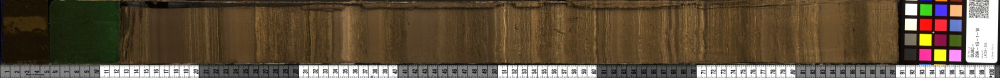
#> input picture grain_size_core/data/GUAC_29A_core.jpg, 2000 x 156 px (shown at 1/2 size)
$ python -i lachua_xrf_clr_core_photo.py   (imports and definitions only)
#> lines starting #> are read from the running program, lines starting #| are printed output that depends on the picture
# =============================================================================
# Lachua (GUAC-29A, GUAC-24A) - core photo + mean grain size + clr of every
# XRF element + carbon and nitrogen (29A)
#
# INPUT FILES (nothing is typed into this code):
#   1. GUAC-29A-1G-1_RepoOG.xlsx            XRF counts, 29A
#   2. GUAC-24A-1G-1_RepoOG.xlsx            XRF counts, 24A
#   3. GUAC_29A_..._FolkWard_Stats.csv      grain-size statistics, 29A
#   4. GUAC_24A_..._FolkWard_Stats_1.csv    grain-size statistics, 24A
#   5. Obrist_Lachua_July_2026_All_results.xlsx
#                                           carbon + nitrogen (29A samples)
#   6. Lachua_Graine_Siza_Samples_N_Events_with_Ages.xlsx
#                                           event depths, ages, uncertainties
#   7. Lachua_Varve_counts.xlsx             top and bottom depth of each core
#   8. core photo of 29A (.jpg / .png / .tif), with its ruler, as scanned
#   9. core photo of 24A
#
# OUTPUT, for each core (photo | grain size | 10 clr | carbon, if the core has
# carbon data), in two line styles x two backgrounds:
#   <core>_V7_continuous_events : one line through all samples, event bands
#   <core>_V7_continuous_lines  : one line through all samples
#   <core>_V7_gaps_events       : lines stop where samples are missing, bands
#   <core>_V7_gaps_lines        : lines stop where samples are missing
#   <core>_photo_check          : the photo with the depth lines the code uses
#   saved as 300 dpi PNG + vector PDF
#
# THE RULES
#   * a dot at every sample (XRF every 5 mm; grain size and carbon as sampled)
#   * 'continuous': ONE line per panel from the first to the last sample
#     'gaps'      : the line stops where a sample is missing (spacing more
#                   than GAP_FACTOR x the usual spacing), so no line crosses
#                   unsampled core
#   * clr over the same 10 elements as the event figures
#   * C/N is the ATOMIC ratio: (TOC / 12.011) / (N / 14.007)   (Meyers 1994)
#   * depth axis of each core: first -> last 'Depth (in core)' in the varve file
#   * ONE common depth scale, same panel widths, same x ranges in both cores,
#     24 pt text
#
# THE STEPS (each is one function below, in this order):
#   STEP 1  event file                  -> read_events()
#   STEP 2  varve file: depth range     -> read_core_range()
#   STEP 3  XRF: clr                    -> read_xrf()
#   STEP 4  grain size                  -> read_grain_size()
#   STEP 5  carbon + nitrogen           -> read_carbon()
#   STEP 6  core photo                  -> read_photo()
#   STEP 7  draw the figure             -> draw_core()
#   STEP 8  check the drawn figure      -> check_figure()   (stops on any error)
#
# References
#   clr       : Bertrand et al. (2024) Earth-Sci. Rev. 249, 104639, Eqs. 1-2
#   grain size: Folk & Ward (1957) J. Sediment. Petrol. 27, 3-26 (mean, phi)
#   C/N       : Meyers (1994) Chem. Geol. 114, 289-302
# =============================================================================
import os, re, glob
import numpy as np
import pandas as pd
import matplotlib
import matplotlib.pyplot as plt
from matplotlib.ticker import MaxNLocator, MultipleLocator, AutoMinorLocator
from PIL import Image

Image.MAX_IMAGE_PIXELS = None    # core photos are often very tall scans

# =============================================================================
# SETTINGS - the only lines you should need to change
# =============================================================================
DATA_DIR = '/content'            # where the input files are (Colab default)
OUT_DIR  = '/content/figures'    # where the figures are written

# Each file is found by WORDS in its name (case, '-', '_', spaces ignored).
# A LIST OF WORD LISTS means: the first one that matches a file is used.
FILE_WORDS = {
    'events':   ['Events', 'Ages'],
    'varves':   ['Varve', 'counts'],
    'carbon':   ['Obrist', 'results'],
    'GUAC-29A': dict(xrf=['29A', 'RepoOG'],
                     gs=[['29A', 'FolkWard'], ['29A', 'grain', 'size']]),
    'GUAC-24A': dict(xrf=['24A', 'RepoOG'],
                     gs=[['24A', 'FolkWard'], ['24A', 'grain', 'size']]),
}
CORE_IDS = {'GUAC-29A': 'GUAC-29A-1G-1',      # core names as written in the
            'GUAC-24A': 'GUAC-24A-1G-1'}      # varve and carbon files

# ---- CORE PHOTOS -------------------------------------------------------------
# words    finds the photo file by name.
# rotate   'auto' : a photo wider than tall is turned upright so that its LEFT
#                   end becomes the top (your 29A photo: core top on the left)
#          'none' : use the photo as it is
#          'left_top' / 'right_top' : turn it, with that end at the top
# first_cm, last_cm : ruler depth (cm) at the photo's first and last pixel
#          along the core (after turning). Measured on your photos from the
#          ruler's white/grey 10 cm blocks (10, 20 ... 100 cm), with a straight
#          line fitted through all ten block edges:
#            29A: 19.90 px per cm, worst misfit 0.04 cm -> 0.00 to 100.52 cm
#            24A: 18.95 px per cm, worst misfit 0.05 cm -> 0.00 to 105.54 cm
#          These depths are fractions of the photo length, so they hold for a
#          larger copy of the SAME photo. Check them on <core>_photo_check.png.
# across   part of the photo's WIDTH to keep, as fractions (0 = the side that
#          is left after turning, 1 = the right side). Keeps the sediment and
#          drops the ruler strip and the core edges. Measured on your photos.
PHOTOS = {
    'GUAC-29A': dict(words=['29A'], rotate='auto', first_cm=0.00, last_cm=100.52,
                     across=(0.22, 0.84)),
    'GUAC-24A': dict(words=['24A'], rotate='auto', first_cm=0.00, last_cm=105.54,
                     across=(0.22, 0.96)),
}
PHOTO_EXT = ('.jpg', '.jpeg', '.png', '.tif', '.tiff')
PHOTO_MAX_ROWS = 6000            # very tall scans are reduced to this many rows

# Column names, exactly as written in your files.
XRF_DEPTH_COL   = 'Section Depth (cm)'
GS_SAMPLE_COL   = 'Sample'       # e.g. '15.5 - 16cm' (29A) or '13.0cm' (24A)
GS_MEAN_COL     = 'Mean_phi'     # Folk & Ward graphic mean, in phi
VARVE_DEPTH_COL = 'Depth (in core)'
# Carbon file: a value column takes its sample names from the nearest of these
# columns to its LEFT (your file has one sample column per measurement block).
CARBON_SAMPLE_COLS = ('Sample ID', 'Name', 'Sample')

# The 10 clr elements, in panel order, grouped as in your v2 notebook
# (Bertrand et al. 2024): redox | lithogenic | authigenic.
CLR_GROUPS = [
    ('Redox',                 ['Mn']),
    ('Lithogenic (detrital)', ['Al', 'Si', 'K', 'Ti', 'Fe', 'Zr']),
    ('Authigenic',            ['Ca', 'Sr', 'S']),
]
CLR_ELEMENTS = [el for _, els in CLR_GROUPS for el in els]
# Element colours from your v2 notebook (ELCOL).
ELEMENT_COLORS = {'Si': '#4299e1', 'K': '#dd6b20', 'Ca': '#2b6cb0', 'Ti': '#2c7a7b',
                  'Mn': '#38a169', 'Fe': '#c05621', 'Sr': '#805ad5', 'Zr': '#b83280',
                  'S': '#975a16', 'Al': '#5a67d8'}
GS_COLOR = '#4a5568'

# Carbon and nitrogen panels: (key, column in your file, panel label, colour).
# 'CN' has no column: it is calculated from TOC and N (atomic ratio).
CARBON_PANELS = [
    ('TC',    'wt %T',                     'TC\n(wt %)',             '#1a202c'),
    ('TIC',   '% Inorganic Carbon',        'TIC\n(wt %)',            '#2b6cb0'),
    ('TOC',   '%TOC by difference',        'TOC\n(wt %)',            '#276749'),
    ('CaCO3', '%CaCO3',                    'CaCO$_3$\n(wt %)',       '#3182ce'),
    ('N',     'wt %N',                     'N\n(wt %)',              '#9c4221'),
    ('d15N',  'd15N (permil, vs AIR) raw', '$\\delta^{15}$N\n(‰ AIR)', '#6b46c1'),
    ('CN',    None,                        'C/N\n(atomic)',          '#b7791f'),
]
C_ATOM, N_ATOM = 12.011, 14.007

# ---- LINES -------------------------------------------------------------------
JOIN_MODES = ('continuous', 'gaps')   # both versions are made
GAP_FACTOR = 1.6                 # 'gaps': a gap = spacing > 1.6 x usual spacing

# ---- SIZE --------------------------------------------------------------------
FONT_PT       = 24               # ALL text and scale numbers
DEPTH_SCALE   = 1.0              # cm on paper per 1 cm of core (same both cores)
PHOTO_W_CM    = 5.0              # width of the photo column (same both cores)
PANEL_W_CM    = 6.5              # width of every data panel (same both cores)
PANEL_GAP_CM  = 1.2              # gap between panels
MIN_LABEL_GAP_CM = 0.3           # least space between neighbouring panels' numbers
LABEL_W_CM    = 11.0             # column for "E01  2010.5 ± 1.7" (events version)
LEFT_CM       = 4.5              # room for the depth numbers + "Depth (cm)"
TOP_CM        = 8.5              # room for title, group names, panel names
BOTTOM_CM     = 1.5
DEPTH_MAJOR_CM = 5               # labelled depth tick every 5 cm
DEPTH_MINOR_CM = 0.5             # small depth tick every 5 mm (XRF step)
DPI = 300

# Event colours from your event colour table (8 colours that repeat).
_TABLE = ['#f6a362', '#2a9f8f', '#ebc56b', '#6e8fae',
          '#e97053', '#8bb37d', '#b5848f', '#9d8bba']
EVENT_COLORS = {e: _TABLE[(e - 1) % 8] for e in range(1, 21)}
BAND_ALPHA = 0.30

# =============================================================================
# STYLE - every font size is FONT_PT
# =============================================================================
# [16 lines not run here, left out]
CM = 1 / 2.54                                    # cm -> inch
LINE_W = 2.0                                     # data line width (pt)
DOT_SIZE = 5.0                                   # sample dot diameter (pt)


# =============================================================================
# FINDING AND READING FILES
# =============================================================================
def _norm(s):
    """'GUAC-29A_GSD' -> 'guac29agsd' so names can be compared loosely."""
    return re.sub(r'[^a-z0-9]', '', str(s).lower())


# [63 lines left out: functions find_file, needed, check_settings, ensure_files, not called in this run]


def read_table(path, **kw):
    return pd.read_excel(path, **kw) if path.lower().endswith(('.xlsx', '.xls')) \
        else pd.read_csv(path, encoding='utf-8-sig', **kw)


# [169 lines left out: functions interval_depth, read_events, read_core_range, clr, read_xrf, read_grain_size and 1 more, not called in this run]


# =============================================================================
# STEP 6 - CORE PHOTO
# =============================================================================
def read_photo(path, rotate='auto', across=(0.0, 1.0)):
    """The photo as an RGB array with depth running DOWN its rows.
    1. a photo lying on its side is turned upright (see `rotate` in PHOTOS);
    2. only the `across` part of its width is kept (the sediment);
    3. very tall scans are reduced to PHOTO_MAX_ROWS rows.
    Returns (photo, full upright photo for the check image, what was done)."""
#> called with rotate = 'auto', across = (0, 1)
    img = Image.open(path).convert('RGB')
#> img is the input picture: PIL image 2000x156 RGB; mean R, G, B 95.4, 80.5, 60.7
    w, h = img.size
#> w = 2000; h = 156
    done = []
    if rotate == 'auto':
        rotate = 'left_top' if w > h else 'none'
#> rotate = 'left_top'
    if rotate == 'left_top':                 # left end -> top: turn clockwise
        img = img.transpose(Image.ROTATE_270)
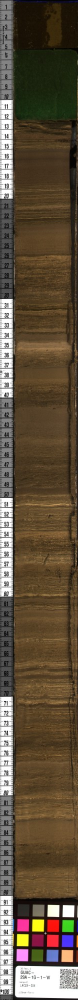
#> img: PIL image 156x2000 RGB (shown at 1/2 size); mean R, G, B 95.4, 80.5, 60.7
        done.append('turned upright (left end at the top)')
    elif rotate == 'right_top':              # right end -> top: turn anticlockwise
        img = img.transpose(Image.ROTATE_90)
        done.append('turned upright (right end at the top)')
    full = img
    w, h = img.size
#> w = 156; h = 2000
    x0, x1 = round(across[0] * w), round(across[1] * w)
#> x0 = 0; x1 = 156
    img = img.crop((x0, 0, x1, h))
    done.append(f'width cut to {across[0]:.2f}-{across[1]:.2f} (pixels {x0}-{x1} of {w})')
    if h > PHOTO_MAX_ROWS:
        f = PHOTO_MAX_ROWS / h
        img = img.resize((max(1, round(img.size[0] * f)), PHOTO_MAX_ROWS), Image.LANCZOS)
        full = full.resize((max(1, round(full.size[0] * f)), PHOTO_MAX_ROWS), Image.LANCZOS)
    return np.asarray(img), np.asarray(full), '; '.join(done)


# [26 lines left out: function save_photo_check, not called in this run]


# =============================================================================
# STEP 7 - DRAWING
# =============================================================================
def in_range(depth, top, bottom):
    return (depth >= top - 1e-9) & (depth <= bottom + 1e-9)


def darker(color, f=0.72):
    r, g, b = matplotlib.colors.to_rgb(color)
    return (r * f, g * f, b * f)


# [292 lines left out: functions panel_list, panel_points, runs, draw_core, check_figure, _in_notebook and 1 more, not called in this run]


# [2 lines not run here, left out]

>>> result = read_photo('../grain_size_core/data/GUAC_29A_core.jpg')
